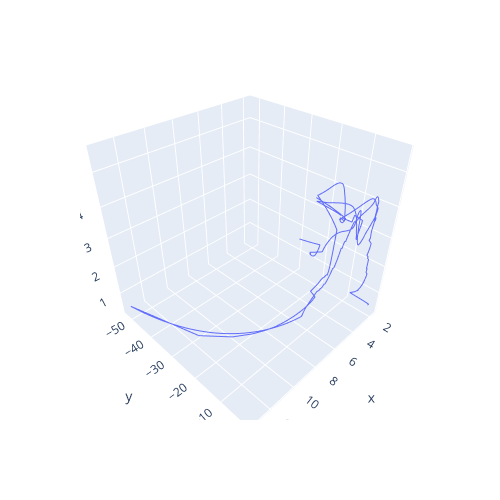

Write notebook code for a chart like this one.
### Code cell
fig = px.line_3d(x=smoothed_x, y=smoothed_y, z=smoothed_z, width=500, height=500)
fig.show()

### Figure 1 — Plotly figure (JSON) as saved in the notebook; plotly's stock layout.template omitted (floating-point values rounded to 4 significant figures; data arrays with more than 128 entries replaced by an {"elided": "..."} marker saying what was removed)
{"data": [{"hovertemplate": "x=%{x}<br>y=%{y}<br>z=%{z}<extra></extra>", "legendgroup": "", "line": {"color": "#636efa", "dash": "solid"}, "marker": {"symbol": "circle"}, "mode": "lines", "name": "", "scene": "scene", "showlegend": false, "x": {"elided": "1114 float values"}, "y": {"elided": "1114 float values"}, "z": {"elided": "1114 float values"}, "type": "scatter3d"}], "layout": {"scene": {"domain": {"x": [0.0, 1.0], "y": [0.0, 1.0]}, "xaxis": {"title": {"text": "x"}}, "yaxis": {"title": {"text": "y"}}, "zaxis": {"title": {"text": "z"}}}, "legend": {"tracegroupgap": 0}, "margin": {"t": 60}, "height": 500, "width": 500}}
